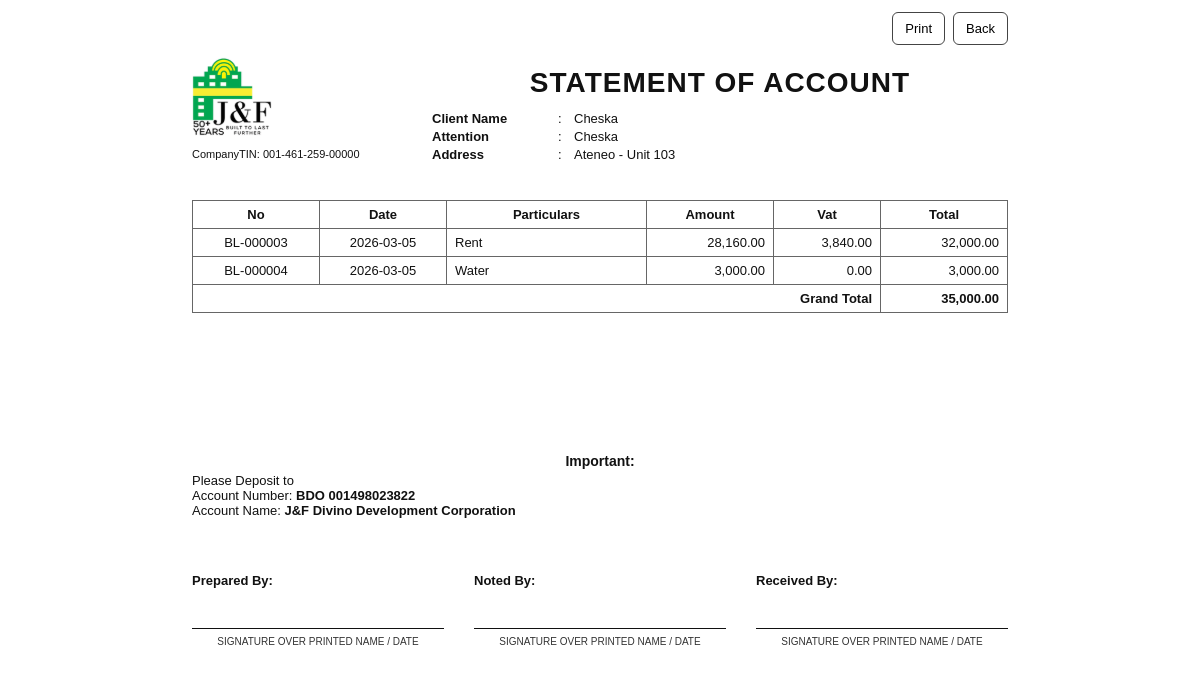
/soa/4/ (signed in), run on an earlier commit of the app's database.
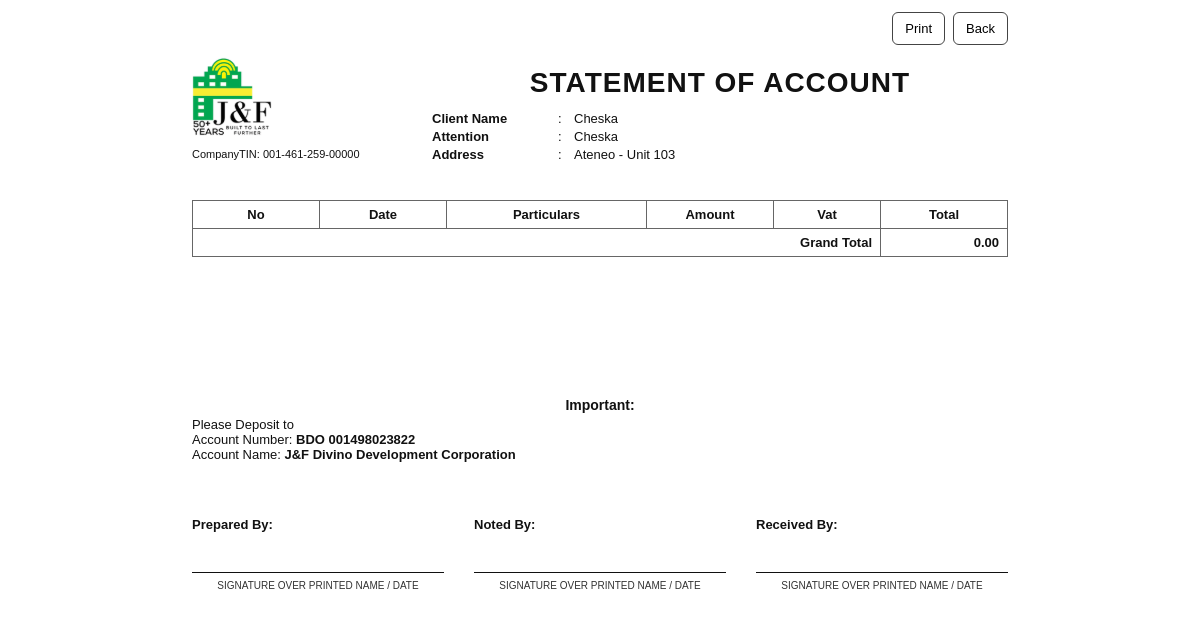
And on a later commit of the database.
### billingApp/models.py (models this page shows, shortened)
class BillingRecord(models.Model):
    tenant = models.ForeignKey(Tenant, on_delete=models.CASCADE)
    lease = models.ForeignKey(Lease, on_delete=models.CASCADE)
    modified_by = models.ForeignKey("Account", on_delete=models.SET_NULL, null=True, blank=True, related_name="+")
    modified_at = models.DateTimeField(auto_now=True, null=True, blank=True)
    dateIssued = models.DateField()
    dateDue = models.DateField(null=True, blank=True)
    RENT = 'RENT'
    ELECTRICITY = 'ELECTRICITY'
    WATER = 'WATER'
    BILLING_CHOICES = [
        (RENT, 'Rent'),
        (ELECTRICITY, 'Electricity'),
        (WATER, 'Water'),
    ]
    billingFor = models.CharField(max_length=20, choices=BILLING_CHOICES)
    amountDue = models.DecimalField(max_digits=12, decimal_places=2)
    penaltyFee = models.DecimalField(max_digits=12, decimal_places=2, null=True, blank=True)
    STATUS_UNPAID = "UNPAID"
    STATUS_PARTIAL = "PARTIAL"
    STATUS_PAID = "PAID"
    STATUS_CHOICES = [
        (STATUS_UNPAID, "Unpaid"),
        (STATUS_PARTIAL, "Partial"),
        (STATUS_PAID, "Paid"),
    ]
    status = models.CharField(max_length=10, choices=STATUS_CHOICES, default=STATUS_UNPAID)
    balance = models.DecimalField(max_digits=12, decimal_places=2, null=True, blank=True)

### billingApp/views.py (the view)
# urls.py: path('soa/<int:pk>/', views.soa, name='soa'),
@login_required
def soa(request, pk):
    tenant = get_object_or_404(Tenant, pk=pk)
    lease = get_object_or_404(Lease, tenantName=tenant, pastLease=False)
    bills_qs = BillingRecord.objects.filter(
        tenant=tenant,
        status=BillingRecord.STATUS_UNPAID,
    ).order_by("dateIssued", "id")
    ids = request.GET.get("ids")
    if ids:
        id_list = [int(x.strip()) for x in ids.split(",") if x.strip().isdigit()]
        bills_qs = bills_qs.filter(id__in=id_list)
    lines = []
    grand_total = Decimal("0.00")
    for b in bills_qs:
        amount = (b.amountDue or Decimal("0.00")).quantize(Decimal("0.01"))
        vat = Decimal("0.00")
        if b.billingFor == BillingRecord.RENT:
            vat = (amount * Decimal("0.12")).quantize(Decimal("0.01"), rounding=ROUND_HALF_UP)
            amount = (amount - vat).quantize(Decimal("0.01"), rounding=ROUND_HALF_UP)
        total = (amount + vat).quantize(Decimal("0.01"), rounding=ROUND_HALF_UP)
        grand_total += total
        bill_no = f"BL-{b.id:06d}"
        particulars = ""
        if b.billingFor == BillingRecord.RENT:
            particulars = "Rent"
        elif b.billingFor == BillingRecord.ELECTRICITY:
            particulars = "Electric"
        elif b.billingFor == BillingRecord.WATER:
            particulars = "Water"
        lines.append({
            "no": bill_no,
            "date": b.dateIssued,
            "particulars": particulars,
            "amount": amount,
            "vat": vat,
            "total": total,
            "amount_display": f"{amount:,.2f}",
            "vat_display": f"{vat:,.2f}",
            "total_display": f"{total:,.2f}",
        })
    company_display = (tenant.companyName or "").strip() or tenant.contactPerson
    context = {
        "tenant": tenant,
        "company_display": company_display,
        "building_address": lease.buildingName.buildingAddress,
        "unit_id": lease.unitID.unitID,
        "lines": lines,
        "grand_total": grand_total.quantize(Decimal("0.01")),
        "grand_total_display": f"{grand_total:,.2f}",
        "deposit_account_number": "BDO 001498023822",
        "deposit_account_name": "J&F Divino Development Corporation",
        "company_tin": "001-461-259-00000",
    }
    return render(request, "billingApp/soa.html", context)

### billingApp/templates/billingApp/soa.html (shortened to what this page needs)
{% load static %}
<!doctype html>
<html lang="en">
  <head>
  </head>
  <body>
    <div class="page">
      <div class="actions">
        <button class="btn" onclick="window.print()">Print</button>
        <button class="btn" onclick="window.history.back()">Back</button>
      </div>
      <div class="top">
        <div>
          <div style="width: 170px">
          </div>
          <div style="font-size: 11px; margin-top: 8px">CompanyTIN: {{ company_tin }}</div>
        </div>
        <div>
          <div class="title">STATEMENT OF ACCOUNT</div>
          <div class="client-block">
            <div class="client-row">
              <div class="label">Client Name</div>
              <div>:</div>
              <div>{{ company_display }}</div>
            </div>
            <div class="client-row">
              <div class="label">Attention</div>
              <div>:</div>
              <div>{{ tenant.contactPerson }}</div>
            </div>
            <div class="client-row">
              <div class="label">Address</div>
              <div>:</div>
              <div>{{ building_address }}{% if unit_id %} - Unit {{ unit_id }}{% endif %}</div>
            </div>
          </div>
        </div>
      </div>
      <div class="table-wrap">
        <table>
          <thead>
            <tr>
              <th style="width: 110px">No</th>
              <th style="width: 110px">Date</th>
              <th>Particulars</th>
              <th style="width: 110px">Amount</th>
              <th style="width: 90px">Vat</th>
              <th style="width: 110px">Total</th>
            </tr>
          </thead>
          <tbody>
            {% for l in lines %}
            <tr>
              <td class="center">{{ l.no }}</td>
              <td class="center">{{ l.date|date:"Y-m-d" }}</td>
              <td>{{ l.particulars }}</td>
              <td class="right">{{ l.amount_display }}</td>
              <td class="right">{{ l.vat_display }}</td>
              <td class="right">{{ l.total_display }}</td>
            </tr>
            {% endfor %}
            <tr class="grand-row">
              <td colspan="5" class="grand-label">Grand Total</td>
              <td class="right">{{ grand_total_display }}</td>
            </tr>
          </tbody>
        </table>
      </div>
      <div class="bottom">
        <div>
          <div class="important">Important:</div>
          <div class="deposit">
            <div>Please Deposit to</div>
            <div>
              Account Number:
              <strong>{{ deposit_account_number }}</strong>
            </div>
            <div>
              Account Name:
              <strong>{{ deposit_account_name }}</strong>
            </div>
          </div>
        </div>
        <div class="signatures">
          <div>
            <div class="sig-title">Prepared By:</div>
            <div class="sig-line"></div>
            <div class="sig-sub">SIGNATURE OVER PRINTED NAME / DATE</div>
          </div>
          <div>
            <div class="sig-title">Noted By:</div>
            <div class="sig-line"></div>
            <div class="sig-sub">SIGNATURE OVER PRINTED NAME / DATE</div>
          </div>
          <div>
            <div class="sig-title">Received By:</div>
            <div class="sig-line"></div>
            <div class="sig-sub">SIGNATURE OVER PRINTED NAME / DATE</div>
          </div>
        </div>
      </div>
    </div>
  </body>
</html>

What changed in the data, as far as the page shows it:
no longer on this page (row edited): BillingRecord: no "BL-000003", date "2026-03-05", particulars "Rent", amount_display "28,160.00", vat_display "3,840.00", total_display "32,000.00"
no longer on this page (row edited): BillingRecord: no "BL-000004", date "2026-03-05", particulars "Water", amount_display "3,000.00", vat_display "0.00", total_display "3,000.00"
Also different on the page:
{{ grand_total_display }}: "35,000.00" → "0.00"
